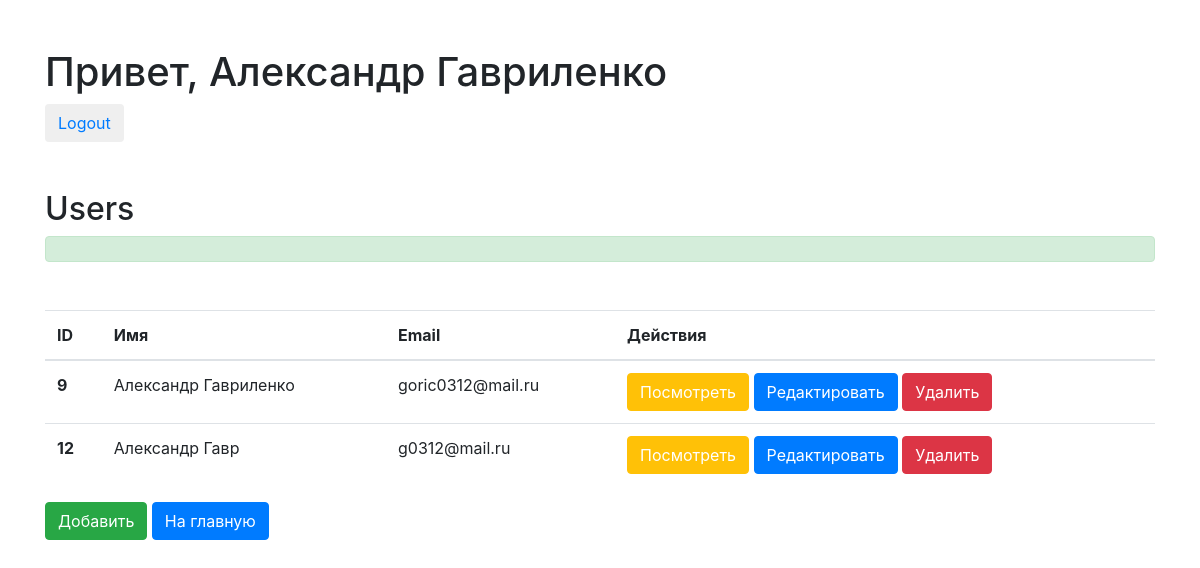
/project/admin/usersAll.php (signed in), run on the app's committed database.
### tables this page shows
CREATE TABLE IF NOT EXISTS `users` (
  `id` int(11) NOT NULL AUTO_INCREMENT,
  `name` varchar(50) NOT NULL,
  `email` varchar(50) NOT NULL,
  `date` date NOT NULL,
  `group_id` int(11) NOT NULL DEFAULT '1',
  `password` varchar(60) DEFAULT NULL,
  `status` text,
  PRIMARY KEY (`id`)
);

### project/classes/Config.php (called while the page is built)
<?php
class Config{
  public static function get($path = null){
    if($path){
      $config = $GLOBALS['config'];
      $path = explode('.', $path);
      foreach($path as $item){
        if(isset($config[$item])){
          $config = $config[$item];
        }
      }
      return $config;
    }
    return false;
  }
}

### project/classes/Database.php (called while the page is built, shortened)
<?php
class Database{
  private static $instance = null;
  private $pdo, $query, $error = false, $results, $count;
  private function __construct(){
    try {
      $this->pdo = new PDO
      (
        "mysql:host=".Config::get('mysql.host').
        ";dbname=".Config::get('mysql.dbname').
        ";charset=utf8",
        Config::get('mysql.username'),
        Config::get('mysql.password')
      );
    } catch (PDOException $exception) {
      die($exception->getMessage());
    }
  }
  public static function getInstance(){
    if(!isset(self::$instance)){
      self::$instance = new Database;
    }
    return self::$instance;
  }
  public function error()
  {
    return $this->error;
  }
  public function results(){
    return $this->results;
  }
  function query($sql, $params = []){
    $this->error = false;
    $this->query = $this->pdo->prepare($sql);
    if(count($params)){
      $i = 1;
      foreach($params as $param){
        $this->query->bindValue($i, $param);
        $i++;
      }
    }
    if(!$this->query->execute()){
      $this->error = true;
    }else{
      $this->results = $this->query->fetchAll(PDO::FETCH_OBJ);
    }
    return $this;
  }
  public function action($action, $table, $where = []){
    if(count($where) === 3){
      $operators = ['=', '<', '>', '>=', '<='];
      $field = $where[0];
      $operator = $where[1];
      $value = $where[2];
      if(in_array($operator, $operators)){
        $sql = "{$action} FROM {$table} WHERE {$field} {$operator} ?";
        if(!$this->query($sql, [$value])->error()){
          return $this;
        }
      }
    }elseif (count($where) === 0) {
      $sql = "{$action} FROM {$table}";
      if(!$this->query($sql)->error()){
        return $this;
      }
    }
    return false;
  }
  public function get($table, $where = []){
    return $this->action('SELECT *', $table, $where);
  }
  public function first(){
    return $this->results()[0];
  }
}

### project/classes/User.php (called while the page is built, shortened)
<?php
class User {
  private $db, $data, $session_name, $isLoggedIn, $cookieName;
  public function __construct($user = null){
    $this->db = Database::getInstance();
    $this->session_name = Config::get('session.user_session');
    if(!$user){
      if(Session::exists($this->session_name)){
        $user = Session::get($this->session_name);
        if($this->find($user)){
          $this->isLoggedIn = true;
        }else {
          $this->logout();
        }
      }
    }else {
      $this->find($user);
    }
  }
  public function get($table){
    return $this->db->get($table)->results();
  }
  public function find($value = null){
    if(is_numeric($value)){
      $this->data = $this->db->get('users', ['id', '=', $value])->first();
    }else {
      $this->data = $this->db->get('users', ['email', '=', $value])->first();
    }
    if($this->data){
      return true;
    }
    return false;
  }
  public function data(){
    return $this->data;
  }
}

### project/classes/Session.php (called while the page is built, shortened)
<?php
class Session {
  public static function exists($name){
    return (isset($_SESSION[$name])) ? true : false;
  }
  public static function get($name){
    return $_SESSION[$name];
  }
}

### project/admin/usersAll.php (the view, shortened to what this page needs)
<?php
$user = new User;
$users = $user->get('users');
?>
<!doctype html>
<html lang="en">
  <head>
    <link rel="stylesheet" href="https://stackpath.bootstrapcdn.com/bootstrap/4.1.3/css/bootstrap.min.css">
  </head>
  <body>
    <div class="container">
      <h1 class="mt-5">Привет, <?= $user->data()->name; ?></h1>
      <button class="btn btn-defaul"><a href='../logout.php'>Logout</a></button>
      <h2 class="mt-5">Users</h2>
      <div class="alert alert-success" role="alert">
      </div>
      <table class="table mt-5">
        <thead>
            <tr>
              <th scope="col">ID</th>
              <th scope="col">Имя</th>
              <th scope="col">Email</th>
              <th scope="col">Действия</th>
            </tr>
        </thead>
        <tbody>
          <?php foreach ($users as $user): ?>
            <tr>
              <th scope="row"><?= $user->id; ?></th>
              <td><?= $user->name; ?></td>
              <td><?= $user->email; ?></td>
              <td>
                <button class="btn btn-warning">
                  <a href="user.php?id=<?= $user->id; ?>" class="text-white">
                    Посмотреть
                  </a>
                </button>
                <button class="btn btn-primary">
                  <a href="edit.php?id=<?= $user->id; ?>" class="text-white">
                    Редактировать
                  </a>
                </button>
                <button class="btn btn-danger">
                  <a href="delete.php?id=<?= $user->id; ?>" class="text-white">
                    Удалить
                  </a>
                </button>
              </td>
            </tr>
          <?php endforeach; ?>
        </tbody>
      </table>
      <button class="btn btn-success"><a href="insert.php" class="text-white">Добавить</a></button>
      <button class="btn btn-primary"><a href="/project" class="text-white">На главную</a></button>
  </body>
</html>

### data on the page
users: name "Александр Гавриленко", id "9", email "goric0312@mail.ru"
users: id "12", name "Александр Гавр", email "g0312@mail.ru"
